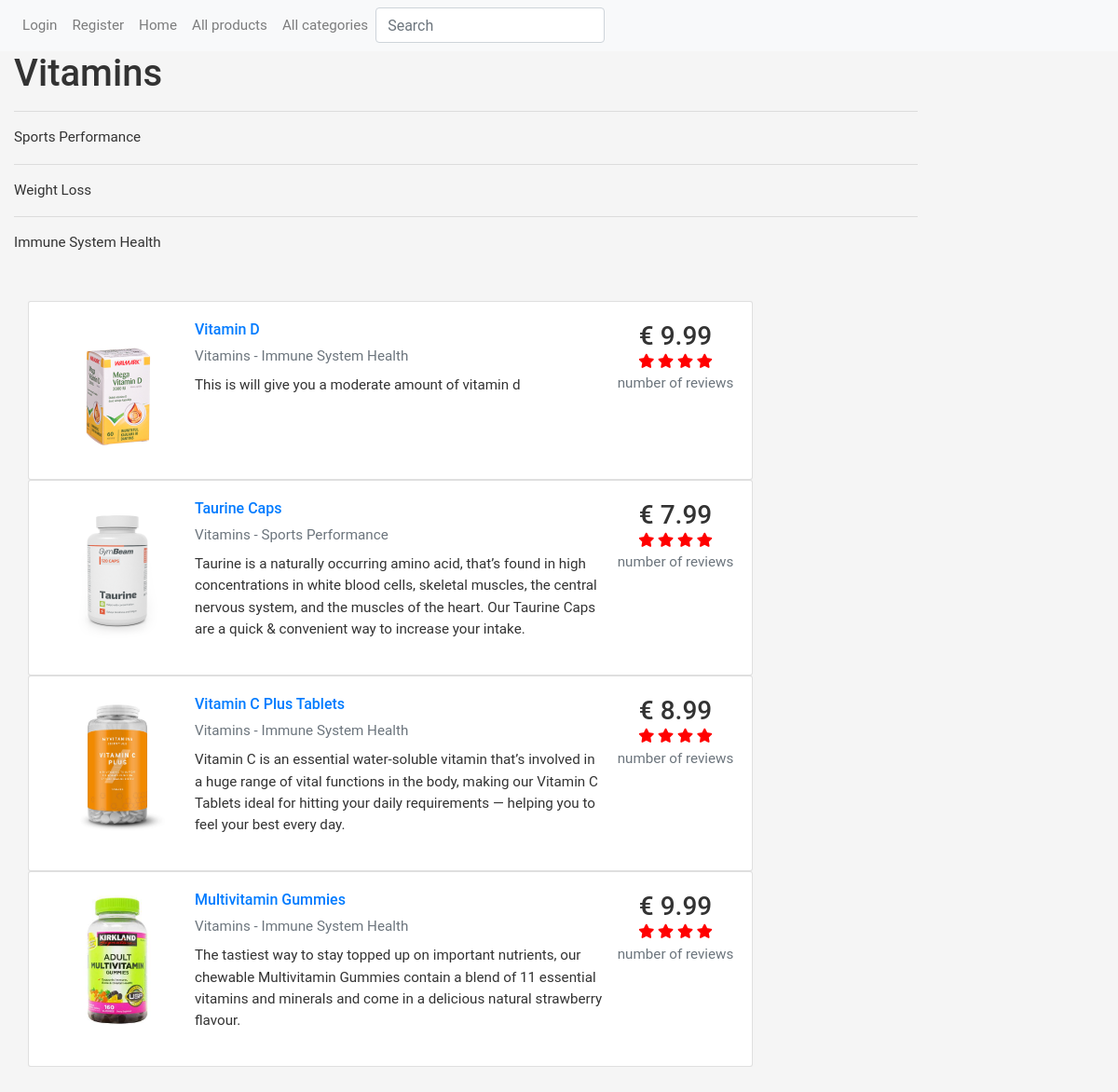
Screenshot of /eshop/categories/2 with the database file from the repository.
### eshop/models.py (models this page shows, shortened)
class Category(models.Model):
    name = models.CharField('Name', max_length=200)
    def __str__(self):
        return f"{self.name}"
    class Meta:
        verbose_name = 'Category'
        verbose_name_plural = 'Categories'

class SubCategory(models.Model):
    name = models.CharField('Name', max_length=200)
    category = models.ForeignKey('Category', on_delete=models.SET_NULL, null=True)
    def __str__(self):
        return f"{self.name}"
    class Meta:
        verbose_name = 'Sub category'
        verbose_name_plural = 'Sub categories'

class Product(models.Model):
    name = models.CharField('Name', max_length=200)
    category = models.ForeignKey('Category', on_delete=models.SET_NULL, null=True)
    sub_category = models.ForeignKey('SubCategory', on_delete=models.SET_NULL, null=True)
    description = models.TextField('Description', max_length=1000, help_text='Short description of the product')
    price = models.FloatField('Price', help_text='Price of the product')
    discount_price = models.FloatField(blank=True, null=True)
    picture = models.ImageField('Picture', upload_to='pictures', null=True)
    slug = models.SlugField()
    def get_absolute_url(self):
        return reverse('eshop:product', kwargs={
            'slug': self.slug
        })

### eshop/views.py (the view, shortened to what this page needs)
# urls.py: path('categories/<int:pk>', views.CategoryDetailView.as_view(), name='category-detail'),
class CategoryDetailView(generic.DetailView):
    model = Category
    template_name = 'category_detail.html'
    def get(self, request, *args, **kwargs):
        category = self.get_object()
        category_products = Product.objects.filter(category__name=category.name)
        context = {
            'object': category,
            'products': category_products
        }
        return render(self.request, 'category_detail.html', context)

### eshop/templates/category_detail.html (shortened to what this page needs)
{% extends "base.html" %}
{% load static %}
{% block content %}
<div class="container justify-content-center">
  <h1>{{ object.name }}</h1>
  {% if object.subcategory_set.all %}
    {% for subcat in object.subcategory_set.all %}
      <hr>
      <p>{{ subcat.name }}</p>
    {% endfor %}
  {% else %}
    <p>There are no sub-categories for this category</p>
  {% endif %}
<div class="container d-flex justify-content-center mt-50 mb-50">
    <div class="row">
        <div class="col-md-10">
            {% for p in products %}
            <div class="card card-body">
                <div class="media align-items-center align-items-lg-start text-center text-lg-left flex-column flex-lg-row">
                    {% if p.picture %}
                        <div class="mr-2 mb-3 mb-lg-0"> <img src="{{ p.picture.url }}" width="150" height="150" alt=""> </div>
                    {% else %}
                        <div class="card-img-actions"> <img src="{% static 'img/no-image.png' %}" class="card-img img-fluid" height="350" alt=""></div>
                    {% endif %}
                    <div class="media-body">
                        <h6 class="media-title font-weight-semibold"> <a href="{{ p.get_absolute_url }}" data-abc="true">{{ p.name }}</a> </h6>
                        <ul class="list-inline list-inline-dotted mb-3 mb-lg-2">
                            <li class="list-inline-item"><a href="#" class="text-muted" data-abc="true">{{ p.category }} - {{ p.sub_category }}</a></li>
                        </ul>
                        <p class="mb-3">{{ p.description|truncatechars:255 }}</p>
                    </div>
                    <div class="mt-3 mt-lg-0 ml-lg-3 text-center">
                        <h3 class="mb-0 font-weight-semibold">€
                                {% if p.discount_price %}
                                {{ p.discount_price }}
                                {% else %}
                                {{ p.price }}
                                {% endif %}</h3>
                        <div> <i class="fa fa-star"></i> <i class="fa fa-star"></i> <i class="fa fa-star"></i> <i class="fa fa-star"></i> </div>
                        <div class="text-muted">number of reviews</div>
                    </div>
                </div>
            </div>
            {% endfor %}
        </div>
    </div>
</div>
</div>
{% endblock %}

### eshop/static/css/styles.css (style rules this page uses)
body { font-family: Roboto, -apple-system, BlinkMacSystemFont, "Segoe UI", Roboto, "Helvetica Neue", Arial, sans-serif, "Apple Color Emoji", "Segoe UI Emoji", "Segoe UI Symbol", "Noto Color Emoji"; font-size: 0.95rem; font-weight: 400; line-height: 1.5385; color: #333; background-color: #f5f5f5 }
.mt-50 { margin-top: 50px }
.mb-50 { margin-bottom: 50px }
a { text-decoration: none !important }
.fa, .fa-star-half-alt, .fa-star { color: red }
.card { position: relative; display: -ms-flexbox; display: flex; -ms-flex-direction: column; flex-direction: column; min-width: 0; word-wrap: break-word; background-color: #fff; background-clip: border-box; border: 1px solid rgba(0, 0, 0, .125); border-radius: .1875rem; }
.card-body { -ms-flex: 1 1 auto; flex: 1 1 auto; padding: 1.25rem; text-align: center; }

### rows the page displays
Category: name "Vitamins"
SubCategory: name "Sports Performance"
SubCategory: name "Weight Loss"
SubCategory: name "Immune System Health"
Product: picture (picture), name "Vitamin D", category "Vitamins", sub_category "Immune System Health", description "This is will give you a moderate amount of vitamin d", discount_price "9.99"
Product: picture (picture), name "Taurine Caps", category "Vitamins", sub_category "Sports Performance", description "Taurine is a naturally occurring amino acid, that’s found in high concentrations in white blood cells, skeletal muscles, the central nervous system, and the muscles of the heart. Our Taurine Caps are a quick & convenient way to increase your intake.", discount_price "7.99"
Product: picture (picture), name "Vitamin C Plus Tablets", category "Vitamins", sub_category "Immune System Health", description "Vitamin C is an essential water-soluble vitamin that’s involved in a huge range of vital functions in the body, making our Vitamin C Tablets ideal for hitting your daily requirements — helping you to feel your best every day.", price "8.99"
Product: picture (picture), name "Multivitamin Gummies", category "Vitamins", sub_category "Immune System Health", description "The tastiest way to stay topped up on important nutrients, our chewable Multivitamin Gummies contain a blend of 11 essential vitamins and minerals and come in a delicious natural strawberry flavour.", price "9.99"
